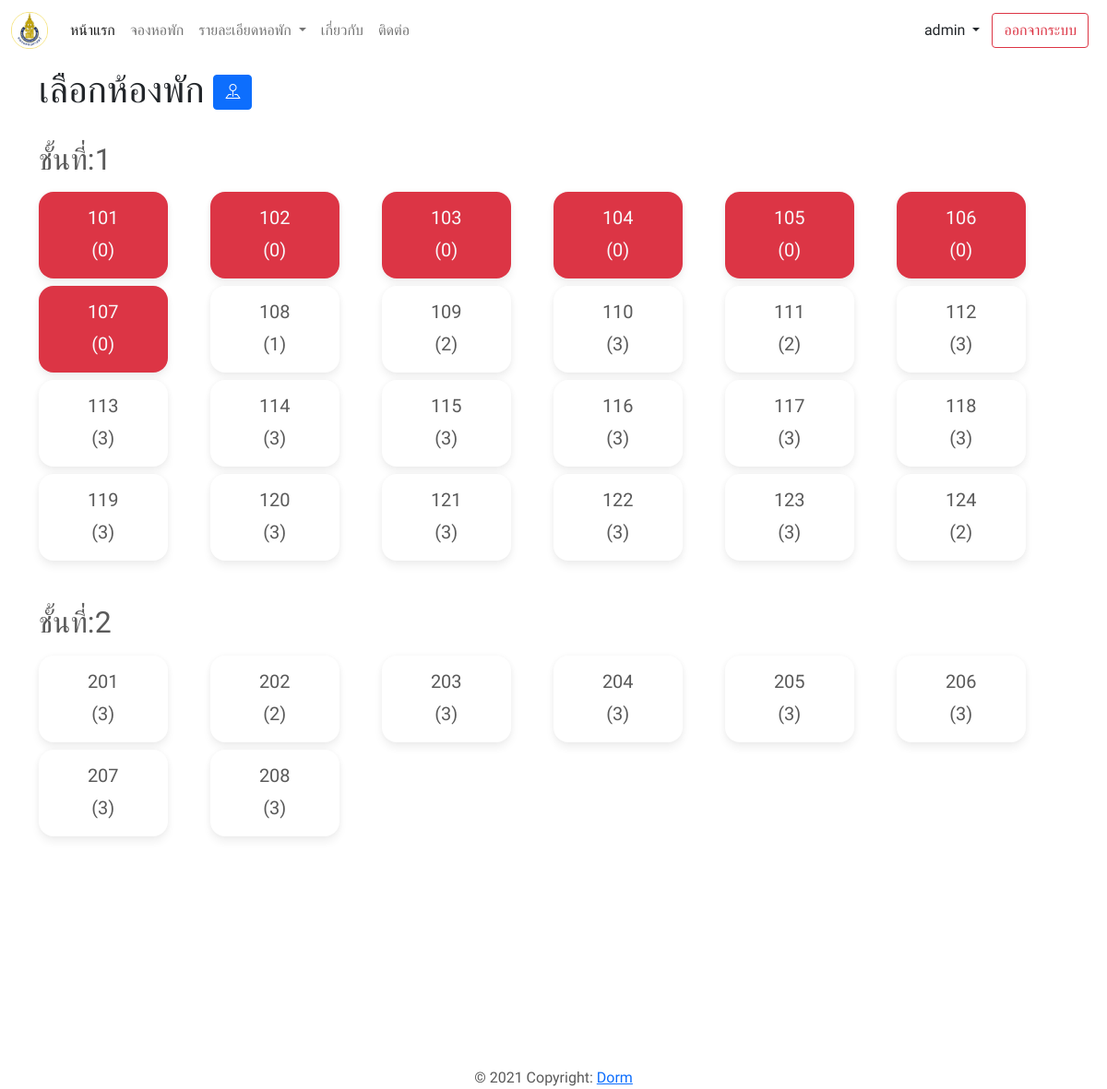
The page /dorm/room/2/ (signed in) on the database its author committed.
### dorm/models.py (models this page shows, shortened)
class Floor(models.Model):
    dorm_name = models.ForeignKey(Dormitory, on_delete=models.PROTECT, related_name='dormitory',
                                  related_query_name="dormitory",
                                  verbose_name="ชื่อหอพัก")
    number = models.PositiveIntegerField(default=1, verbose_name="ชั้น")

class Room(models.Model):
    TYPE_IN_ROOM = [('MALE', 'ผู้ชาย'), ('FEMALE', 'ผู้หญิง')]
    floor = models.ForeignKey(Floor, on_delete=models.PROTECT, related_name="floor", related_query_name="floor",
                              verbose_name="ชั้น")
    room_id = models.CharField(max_length=10, blank=True, null=True, unique=True, verbose_name="เลขห้อง")
    room_type = models.CharField(max_length=10, choices=TYPE_IN_ROOM, verbose_name="ประเภทห้องพัก")
    amount = models.PositiveIntegerField(default=3, verbose_name="จำนวน")
    is_status = models.BooleanField(default=True, verbose_name="สถานะของห้อง")

### dorm/views.py (the view)
# urls.py: path("room/<int:pk>/", views.RoomView.as_view(), name="room-name")
class RoomView(LoginRequiredMixin, View):
    login_url = "login"
    def get(self, request, pk):
        context = {}
        dorm = get_object_or_404(Dormitory, pk=pk, is_active=True)
        context["floors"] = dorm.dormitory.all()
        return render(request, "dorm/room.html", context)

### main/context_processors.py (called while the page is built)
def all_dormitory(self):
	dorms = Dormitory.objects.all()
	return dict(dorms= dorms )

### dorm/templates/dorm/room.html (shortened to what this page needs)
{% extends "base.html" %}
{% load static %}
{% block content %}
    <section id="room">
        <div class="container ">
            <p class="text-dark  h1 py-2"> เลือกห้องพัก <span>
                <button type="button" class="btn btn-primary" data-bs-toggle="modal" data-bs-target="#exampleModal">
                     <i class="bi bi-pin-map"></i>
                 </button></span>
            </p>
            {% for floor in floors %}
                <h2 class="mb-2 mt-4">ชั้นที่:{{ floor.number }}</h2>
                <div class="d-flex flex-row flex-wrap mb-5">
                    {% for room in floor.floor.all %}
                        <div class="col-lg-2 col-md-3 col-4  mt-2 ">
                            <div class="card w-75 sm-w-100 text-center lead {% if room.amount == 0 %}bg-danger text-light{% endif %}">
                                <form method="POST" action="{% url 'confirm' %}" id="{{ room.id }}">
                                    <div class="card-body"
                                            {% if room.amount != 0 %} onclick="submitform({{ room.id }}) {% endif %}">
                                        <h5 class="card-title">{{ room.room_id }}</h5>
                                        <p class="card-text">({{ room.amount }})</p>
                                    </div>
                                </form>
                            </div>
                        </div>
                    {% endfor %}
                </div>
            {% endfor %}
        </div>
    </section>
{% endblock %}

### templates/include/navbar.html (shortened to what this page needs)
{% load static %}
<nav class="navbar navbar-expand-lg navbar-light ">
    <div class="container-fluid">
        <a class="navbar-brand" href="{% url 'index' %}">
            <img src="{% static 'images/pic/medpsu.png' %}" alt="" height="40">
        </a>
        <div class="collapse navbar-collapse" id="navbarSupportedContent">
            <ul class="navbar-nav me-auto mb-2 mb-lg-0">
                <li class="nav-item">
                    <a class="nav-link active" aria-current="page" href="{% url 'index' %}">หน้าแรก</a>
                </li>
                <li class="nav-item">
                    <a class="nav-link" href="{% url 'dorm' %}">จองหอพัก</a>
                </li>
                <li class="nav-item dropdown">
                    <a class="nav-link dropdown-toggle" href="#" id="navbarDropdown" role="button"
                        data-bs-toggle="dropdown" aria-expanded="false">
                        รายละเอียดหอพัก
                    </a>
                </li>
                <li class="nav-item">
                    <a class="nav-link" href="#">เกี่ยวกับ</a>
                </li>
                <li class="nav-item">
                    <a class="nav-link" href="#">ติดต่อ</a>
                </li>
            </ul>
            <ul class="navbar-nav mb-2 mb-lg-0">
                {% if request.user.is_authenticated %}
                <li class="nav-item">
                    <div class="dropdown">
                        <button class="btn btn-outline dropdown-toggle" type="button" id="dropdownMenuUser"
                            data-bs-toggle="dropdown" aria-expanded="false">
                            {{request.user.username}}
                        </button>
                    </div>
                </li>
                <a href="{% url 'logout' %}" class="btn btn-outline-danger me-2 my-sm-0" type="button">ออกจากระบบ</a>
                {% else %}
                <a href="{% url 'login' %}" class="btn btn-outline-success me-2 my-sm-0" type="button">เข้าสู่ระบบ</a>
                &nbsp;
                {% endif %}
            </ul>
        </div>
    </div>
</nav>

### static/css/carousel.css (style rules this page uses)
body { padding-top: 3rem; padding-bottom: 3rem; color: #5a5a5a; }

### static/css/style.css (style rules this page uses)
* { font-family: 'Kanit', sans-serif !important; }

### dorm/templates/dorm/room.html (style rules this page uses)
.card { background: #fff; box-shadow: 0 6px 10px rgba(0, 0, 0, .06), 0 0 6px rgba(0, 0, 0, .04); transition: .3s transform cubic-bezier(.155, 1.105, .295, 1.12), .3s box-shadow, .3s -webkit-transform cubic-bezier(.155, 1.105, .295, 1.12); border: 0; border-radius: 1rem }
.container { height: 75vh; overflow: auto; background: #fff; }

### rows shown on the page
Floor: number "1"
Room: room_id "101", amount "0"
Room: room_id "102", amount "0"
Room: room_id "103", amount "0"
Room: room_id "104", amount "0"
Room: room_id "105", amount "0"
Room: room_id "106", amount "0"
Room: room_id "107", amount "0"
Room: room_id "108", amount "1"
Room: room_id "109", amount "2"
Room: room_id "110", amount "3"
Room: room_id "111", amount "2"
Room: room_id "112", amount "3"
Room: room_id "113", amount "3"
Room: room_id "114", amount "3"
Room: room_id "115", amount "3"
Room: room_id "116", amount "3"
Room: room_id "117", amount "3"
Room: room_id "118", amount "3"
Room: room_id "119", amount "3"
Room: room_id "120", amount "3"
Room: room_id "121", amount "3"
Room: room_id "122", amount "3"
Room: room_id "123", amount "3"
Room: room_id "124", amount "2"
Floor: number "2"
Room: room_id "201", amount "3"
Room: room_id "202", amount "2"
Room: room_id "203", amount "3"
Room: room_id "204", amount "3"
Room: room_id "205", amount "3"
Room: room_id "206", amount "3"
Room: room_id "207", amount "3"
Room: room_id "208", amount "3"

### other values the page prints
{{ request.user.username }} "admin"
